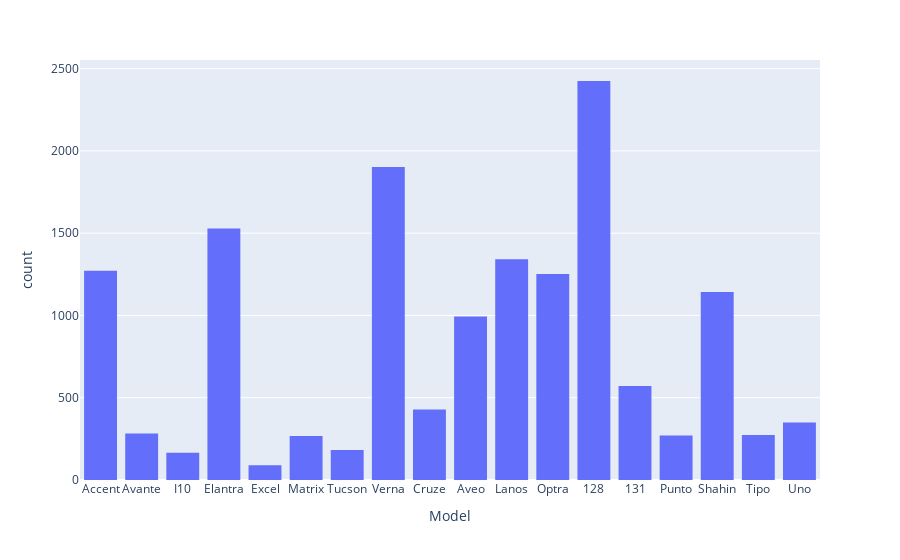

The notebook cell saved with this chart:
### Code cell
#The code generates a histogram to visualize the distribution of different values in the 'Model' column.
px.histogram(df , x = 'model')

### Figure 1 — Plotly figure (JSON) as saved in the notebook; plotly's stock layout.template omitted (floating-point values rounded to 4 significant figures; data arrays with more than 128 entries replaced by an {"elided": "..."} marker saying what was removed)
{"data": [{"alignmentgroup": "True", "bingroup": "x", "hovertemplate": "Model=%{x}<br>count=%{y}<extra></extra>", "legendgroup": "", "marker": {"color": "#636efa", "pattern": {"shape": ""}}, "name": "", "offsetgroup": "", "orientation": "v", "showlegend": false, "type": "histogram", "x": {"elided": "14741 str values"}, "xaxis": "x", "yaxis": "y"}], "layout": {"barmode": "relative", "legend": {"tracegroupgap": 0}, "margin": {"t": 60}, "xaxis": {"anchor": "y", "domain": [0, 1], "title": {"text": "Model"}}, "yaxis": {"anchor": "x", "domain": [0, 1], "title": {"text": "count"}}}}
